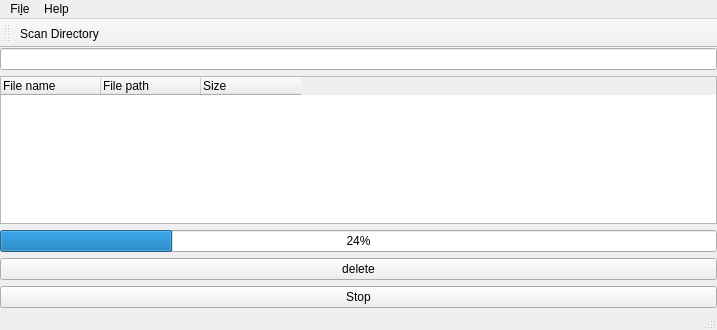
<?xml version="1.0" encoding="UTF-8"?>
<ui version="4.0">
 <class>MainWindow</class>
 <widget class="QMainWindow" name="MainWindow">
  <property name="geometry">
   <rect>
    <x>0</x>
    <y>0</y>
    <width>717</width>
    <height>330</height>
   </rect>
  </property>
  <property name="windowTitle">
   <string>MainWindow</string>
  </property>
  <widget class="QWidget" name="centralWidget">
   <layout class="QHBoxLayout" name="horizontalLayout">
    <property name="leftMargin">
     <number>0</number>
    </property>
    <property name="topMargin">
     <number>0</number>
    </property>
    <property name="rightMargin">
     <number>0</number>
    </property>
    <property name="bottomMargin">
     <number>0</number>
    </property>
    <item>
     <layout class="QVBoxLayout" name="verticalLayout">
      <item>
       <widget class="QLineEdit" name="lineEdit"/>
      </item>
      <item>
       <widget class="QTreeWidget" name="treeWidget">
        <attribute name="headerMinimumSectionSize">
         <number>100</number>
        </attribute>
        <attribute name="headerStretchLastSection">
         <bool>false</bool>
        </attribute>
        <column>
         <property name="text">
          <string>File name</string>
         </property>
        </column>
        <column>
         <property name="text">
          <string>File path</string>
         </property>
        </column>
        <column>
         <property name="text">
          <string>Size</string>
         </property>
        </column>
       </widget>
      </item>
      <item>
       <widget class="QProgressBar" name="progressBar">
        <property name="value">
         <number>24</number>
        </property>
       </widget>
      </item>
      <item>
       <widget class="QPushButton" name="deleteButton">
        <property name="text">
         <string>delete</string>
        </property>
       </widget>
      </item>
      <item>
       <widget class="QPushButton" name="stopButton">
        <property name="text">
         <string>Stop</string>
        </property>
       </widget>
      </item>
      <item>
       <spacer name="verticalSpacer">
        <property name="orientation">
         <enum>Qt::Vertical</enum>
        </property>
        <property name="sizeType">
         <enum>QSizePolicy::Ignored</enum>
        </property>
        <property name="sizeHint" stdset="0">
         <size>
          <width>0</width>
          <height>0</height>
         </size>
        </property>
       </spacer>
      </item>
     </layout>
    </item>
   </layout>
  </widget>
  <widget class="QToolBar" name="toolBar">
   <property name="windowTitle">
    <string>toolBar</string>
   </property>
   <attribute name="toolBarArea">
    <enum>TopToolBarArea</enum>
   </attribute>
   <attribute name="toolBarBreak">
    <bool>false</bool>
   </attribute>
   <addaction name="actionScan_Directory"/>
  </widget>
  <widget class="QMenuBar" name="menuBar">
   <property name="geometry">
    <rect>
     <x>0</x>
     <y>0</y>
     <width>717</width>
     <height>21</height>
    </rect>
   </property>
   <widget class="QMenu" name="menuFile">
    <property name="title">
     <string>Fi&amp;le</string>
    </property>
    <addaction name="actionScan_Directory"/>
    <addaction name="separator"/>
    <addaction name="actionExit"/>
   </widget>
   <widget class="QMenu" name="menuHelp">
    <property name="title">
     <string>Help</string>
    </property>
    <addaction name="actionAbout"/>
   </widget>
   <addaction name="menuFile"/>
   <addaction name="menuHelp"/>
  </widget>
  <widget class="QStatusBar" name="statusBar"/>
  <action name="actionScan_Directory">
   <property name="text">
    <string>&amp;Scan Directory...</string>
   </property>
  </action>
  <action name="actionExit">
   <property name="text">
    <string>&amp;Exit</string>
   </property>
  </action>
  <action name="actionAbout">
   <property name="text">
    <string>About</string>
   </property>
  </action>
  <action name="actionStop">
   <property name="text">
    <string>Stop</string>
   </property>
  </action>
 </widget>
 <layoutdefault spacing="6" margin="11"/>
 <resources/>
 <connections/>
</ui>
